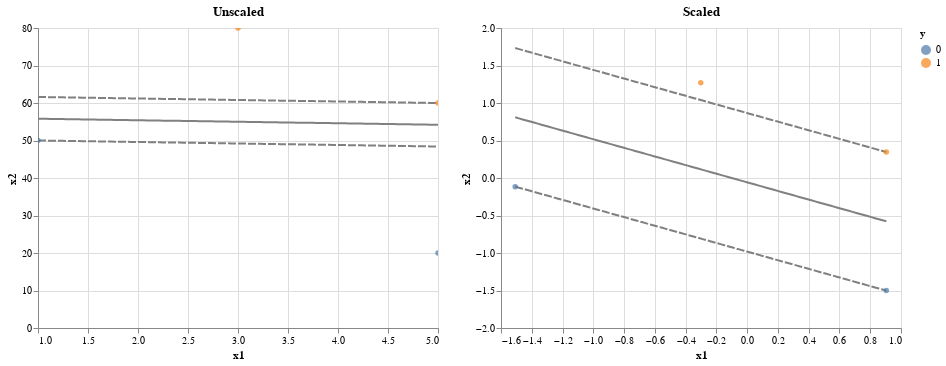

Notebook cell for this chart:
### Markdown cell above
# Effect of Feature Scales
SVM은 입력 데이터의 스케일에 민감하다. 스케일이 서로 다르다면, Margin을 최대화할 수 있는 초평면을 학습하기 어렵다. 스케일의 효과를 아래의 극단적인 경우로 확인해보자.

### Code cell
import altair as alt
import pandas as pd
import numpy as np
from sklearn.preprocessing import StandardScaler


X = pd.DataFrame({'x1': [1, 5, 3, 5], 'x2': [50, 20, 80, 60]})
y = pd.Series([0, 0, 1, 1], name='y')
model = SVC(kernel='linear', C=1e10).fit(X, y)

X_s = pd.DataFrame(StandardScaler().fit_transform(X), columns=['x1', 'x2'])
model_s = SVC(kernel='linear', C=1e10).fit(X_s, y)


p_unscale = plot_linear_hyperplane(X, y, model).properties(title='Unscaled').interactive()
p_scale = plot_linear_hyperplane(X_s, y, model_s).properties(title='Scaled').interactive()

p_unscale | p_scale

### Figure 1 — Vega-Lite specification as saved in the notebook (floating-point values rounded to 4 significant figures)
{"config": {"view": {"continuousWidth": 400, "continuousHeight": 300}}, "hconcat": [{"layer": [{"data": {"name": "data-c256f22305f5abb6be583d894c3fafc3"}, "mark": {"type": "line", "color": "grey"}, "encoding": {"x": {"field": "x1", "type": "quantitative"}, "y": {"field": "x2", "type": "quantitative"}}, "selection": {"selector012": {"type": "interval", "bind": "scales", "encodings": ["x", "y"]}}}, {"data": {"name": "data-7a3bf36eb62a50a003f7e80fceb08723"}, "mark": {"type": "line", "color": "grey", "strokeDash": [8, 2]}, "encoding": {"x": {"field": "x1", "type": "quantitative"}, "y": {"field": "x2", "type": "quantitative"}}}, {"data": {"name": "data-8d86b96a237c585d909b8b56420cbc6b"}, "mark": {"type": "line", "color": "grey", "strokeDash": [8, 2]}, "encoding": {"x": {"field": "x1", "type": "quantitative"}, "y": {"field": "x2", "type": "quantitative"}}}, {"data": {"name": "data-dad0645cbb20ad23de9f83353c6a2c57"}, "mark": {"type": "point", "filled": true}, "encoding": {"color": {"field": "y", "type": "nominal"}, "x": {"field": "x1", "type": "quantitative"}, "y": {"field": "x2", "type": "quantitative"}}}], "title": "Unscaled"}, {"layer": [{"data": {"name": "data-4b9340a860b3fa6c5708988016694a67"}, "mark": {"type": "line", "color": "grey"}, "encoding": {"x": {"field": "x1", "type": "quantitative"}, "y": {"field": "x2", "type": "quantitative"}}, "selection": {"selector013": {"type": "interval", "bind": "scales", "encodings": ["x", "y"]}}}, {"data": {"name": "data-eacbdb24d36d303f2a4d777a3894b88d"}, "mark": {"type": "line", "color": "grey", "strokeDash": [8, 2]}, "encoding": {"x": {"field": "x1", "type": "quantitative"}, "y": {"field": "x2", "type": "quantitative"}}}, {"data": {"name": "data-b353a06af80e804b21d147b79418db55"}, "mark": {"type": "line", "color": "grey", "strokeDash": [8, 2]}, "encoding": {"x": {"field": "x1", "type": "quantitative"}, "y": {"field": "x2", "type": "quantitative"}}}, {"data": {"name": "data-67a5bca77bff153ab94b6ec1e436222f"}, "mark": {"type": "point", "filled": true}, "encoding": {"color": {"field": "y", "type": "nominal"}, "x": {"field": "x1", "type": "quantitative"}, "y": {"field": "x2", "type": "quantitative"}}}], "title": "Scaled"}], "$schema": "https://vega.github.io/schema/vega-lite/v4.17.0.json", "datasets": {"data-c256f22305f5abb6be583d894c3fafc3": [{"x1": 1.0, "x2": 55.8}, {"x1": 1.04, "x2": 55.78}, {"x1": 1.081, "x2": 55.77}, {"x1": 1.121, "x2": 55.75}, {"x1": 1.162, "x2": 55.74}, {"x1": 1.202, "x2": 55.72}, {"x1": 1.242, "x2": 55.7}, {"x1": 1.283, "x2": 55.69}, {"x1": 1.323, "x2": 55.67}, {"x1": 1.364, "x2": 55.65}, {"x1": 1.404, "x2": 55.64}, {"x1": 1.444, "x2": 55.62}, {"x1": 1.485, "x2": 55.61}, {"x1": 1.525, "x2": 55.59}, {"x1": 1.566, "x2": 55.57}, {"x1": 1.606, "x2": 55.56}, {"x1": 1.646, "x2": 55.54}, {"x1": 1.687, "x2": 55.53}, {"x1": 1.727, "x2": 55.51}, {"x1": 1.768, "x2": 55.49}, {"x1": 1.808, "x2": 55.48}, {"x1": 1.848, "x2": 55.46}, {"x1": 1.889, "x2": 55.44}, {"x1": 1.929, "x2": 55.43}, {"x1": 1.97, "x2": 55.41}, {"x1": 2.01, "x2": 55.4}, {"x1": 2.051, "x2": 55.38}, {"x1": 2.091, "x2": 55.36}, {"x1": 2.131, "x2": 55.35}, {"x1": 2.172, "x2": 55.33}, {"x1": 2.212, "x2": 55.32}, {"x1": 2.253, "x2": 55.3}, {"x1": 2.293, "x2": 55.28}, {"x1": 2.333, "x2": 55.27}, {"x1": 2.374, "x2": 55.25}, {"x1": 2.414, "x2": 55.23}, {"x1": 2.455, "x2": 55.22}, {"x1": 2.495, "x2": 55.2}, {"x1": 2.535, "x2": 55.19}, {"x1": 2.576, "x2": 55.17}, {"x1": 2.616, "x2": 55.15}, {"x1": 2.657, "x2": 55.14}, {"x1": 2.697, "x2": 55.12}, {"x1": 2.737, "x2": 55.11}, {"x1": 2.778, "x2": 55.09}, {"x1": 2.818, "x2": 55.07}, {"x1": 2.859, "x2": 55.06}, {"x1": 2.899, "x2": 55.04}, {"x1": 2.939, "x2": 55.02}, {"x1": 2.98, "x2": 55.01}, {"x1": 3.02, "x2": 54.99}, {"x1": 3.061, "x2": 54.98}, {"x1": 3.101, "x2": 54.96}, {"x1": 3.141, "x2": 54.94}, {"x1": 3.182, "x2": 54.93}, {"x1": 3.222, "x2": 54.91}, {"x1": 3.263, "x2": 54.89}, {"x1": 3.303, "x2": 54.88}, {"x1": 3.343, "x2": 54.86}, {"x1": 3.384, "x2": 54.85}, {"x1": 3.424, "x2": 54.83}, {"x1": 3.465, "x2": 54.81}, {"x1": 3.505, "x2": 54.8}, {"x1": 3.545, "x2": 54.78}, {"x1": 3.586, "x2": 54.77}, {"x1": 3.626, "x2": 54.75}, {"x1": 3.667, "x2": 54.73}, {"x1": 3.707, "x2": 54.72}, {"x1": 3.747, "x2": 54.7}, {"x1": 3.788, "x2": 54.68}, {"x1": 3.828, "x2": 54.67}, {"x1": 3.869, "x2": 54.65}, {"x1": 3.909, "x2": 54.64}, {"x1": 3.949, "x2": 54.62}, {"x1": 3.99, "x2": 54.6}, {"x1": 4.03, "x2": 54.59}, {"x1": 4.071, "x2": 54.57}, {"x1": 4.111, "x2": 54.56}, {"x1": 4.152, "x2": 54.54}, {"x1": 4.192, "x2": 54.52}, {"x1": 4.232, "x2": 54.51}, {"x1": 4.273, "x2": 54.49}, {"x1": 4.313, "x2": 54.47}, {"x1": 4.354, "x2": 54.46}, {"x1": 4.394, "x2": 54.44}, {"x1": 4.434, "x2": 54.43}, {"x1": 4.475, "x2": 54.41}, {"x1": 4.515, "x2": 54.39}, {"x1": 4.556, "x2": 54.38}, {"x1": 4.596, "x2": 54.36}, {"x1": 4.636, "x2": 54.35}, {"x1": 4.677, "x2": 54.33}, {"x1": 4.717, "x2": 54.31}, {"x1": 4.758, "x2": 54.3}, {"x1": 4.798, "x2": 54.28}, {"x1": 4.838, "x2": 54.26}, {"x1": 4.879, "x2": 54.25}, {"x1": 4.919, "x2": 54.23}, {"x1": 4.96, "x2": 54.22}, {"x1": 5.0, "x2": 54.2}], "data-7a3bf36eb62a50a003f7e80fceb08723": [{"x1": 1.0, "x2": 50.0}, {"x1": 1.04, "x2": 49.98}, {"x1": 1.081, "x2": 49.97}, {"x1": 1.121, "x2": 49.95}, {"x1": 1.162, "x2": 49.94}, {"x1": 1.202, "x2": 49.92}, {"x1": 1.242, "x2": 49.9}, {"x1": 1.283, "x2": 49.89}, {"x1": 1.323, "x2": 49.87}, {"x1": 1.364, "x2": 49.85}, {"x1": 1.404, "x2": 49.84}, {"x1": 1.444, "x2": 49.82}, {"x1": 1.485, "x2": 49.81}, {"x1": 1.525, "x2": 49.79}, {"x1": 1.566, "x2": 49.77}, {"x1": 1.606, "x2": 49.76}, {"x1": 1.646, "x2": 49.74}, {"x1": 1.687, "x2": 49.73}, {"x1": 1.727, "x2": 49.71}, {"x1": 1.768, "x2": 49.69}, {"x1": 1.808, "x2": 49.68}, {"x1": 1.848, "x2": 49.66}, {"x1": 1.889, "x2": 49.64}, {"x1": 1.929, "x2": 49.63}, {"x1": 1.97, "x2": 49.61}, {"x1": 2.01, "x2": 49.6}, {"x1": 2.051, "x2": 49.58}, {"x1": 2.091, "x2": 49.56}, {"x1": 2.131, "x2": 49.55}, {"x1": 2.172, "x2": 49.53}, {"x1": 2.212, "x2": 49.52}, {"x1": 2.253, "x2": 49.5}, {"x1": 2.293, "x2": 49.48}, {"x1": 2.333, "x2": 49.47}, {"x1": 2.374, "x2": 49.45}, {"x1": 2.414, "x2": 49.43}, {"x1": 2.455, "x2": 49.42}, {"x1": 2.495, "x2": 49.4}, {"x1": 2.535, "x2": 49.39}, {"x1": 2.576, "x2": 49.37}, {"x1": 2.616, "x2": 49.35}, {"x1": 2.657, "x2": 49.34}, {"x1": 2.697, "x2": 49.32}, {"x1": 2.737, "x2": 49.31}, {"x1": 2.778, "x2": 49.29}, {"x1": 2.818, "x2": 49.27}, {"x1": 2.859, "x2": 49.26}, {"x1": 2.899, "x2": 49.24}, {"x1": 2.939, "x2": 49.22}, {"x1": 2.98, "x2": 49.21}, {"x1": 3.02, "x2": 49.19}, {"x1": 3.061, "x2": 49.18}, {"x1": 3.101, "x2": 49.16}, {"x1": 3.141, "x2": 49.14}, {"x1": 3.182, "x2": 49.13}, {"x1": 3.222, "x2": 49.11}, {"x1": 3.263, "x2": 49.09}, {"x1": 3.303, "x2": 49.08}, {"x1": 3.343, "x2": 49.06}, {"x1": 3.384, "x2": 49.05}, {"x1": 3.424, "x2": 49.03}, {"x1": 3.465, "x2": 49.01}, {"x1": 3.505, "x2": 49.0}, {"x1": 3.545, "x2": 48.98}, {"x1": 3.586, "x2": 48.97}, {"x1": 3.626, "x2": 48.95}, {"x1": 3.667, "x2": 48.93}, {"x1": 3.707, "x2": 48.92}, {"x1": 3.747, "x2": 48.9}, {"x1": 3.788, "x2": 48.88}, {"x1": 3.828, "x2": 48.87}, {"x1": 3.869, "x2": 48.85}, {"x1": 3.909, "x2": 48.84}, {"x1": 3.949, "x2": 48.82}, {"x1": 3.99, "x2": 48.8}, {"x1": 4.03, "x2": 48.79}, {"x1": 4.071, "x2": 48.77}, {"x1": 4.111, "x2": 48.76}, {"x1": 4.152, "x2": 48.74}, {"x1": 4.192, "x2": 48.72}, {"x1": 4.232, "x2": 48.71}, {"x1": 4.273, "x2": 48.69}, {"x1": 4.313, "x2": 48.67}, {"x1": 4.354, "x2": 48.66}, {"x1": 4.394, "x2": 48.64}, {"x1": 4.434, "x2": 48.63}, {"x1": 4.475, "x2": 48.61}, {"x1": 4.515, "x2": 48.59}, {"x1": 4.556, "x2": 48.58}, {"x1": 4.596, "x2": 48.56}, {"x1": 4.636, "x2": 48.55}, {"x1": 4.677, "x2": 48.53}, {"x1": 4.717, "x2": 48.51}, {"x1": 4.758, "x2": 48.5}, {"x1": 4.798, "x2": 48.48}, {"x1": 4.838, "x2": 48.46}, {"x1": 4.879, "x2": 48.45}, {"x1": 4.919, "x2": 48.43}, {"x1": 4.96, "x2": 48.42}, {"x1": 5.0, "x2": 48.4}], "data-8d86b96a237c585d909b8b56420cbc6b": [{"x1": 1.0, "x2": 61.6}, {"x1": 1.04, "x2": 61.58}, {"x1": 1.081, "x2": 61.57}, {"x1": 1.121, "x2": 61.55}, {"x1": 1.162, "x2": 61.54}, {"x1": 1.202, "x2": 61.52}, {"x1": 1.242, "x2": 61.5}, {"x1": 1.283, "x2": 61.49}, {"x1": 1.323, "x2": 61.47}, {"x1": 1.364, "x2": 61.45}, {"x1": 1.404, "x2": 61.44}, {"x1": 1.444, "x2": 61.42}, {"x1": 1.485, "x2": 61.41}, {"x1": 1.525, "x2": 61.39}, {"x1": 1.566, "x2": 61.37}, {"x1": 1.606, "x2": 61.36}, {"x1": 1.646, "x2": 61.34}, {"x1": 1.687, "x2": 61.33}, {"x1": 1.727, "x2": 61.31}, {"x1": 1.768, "x2": 61.29}, {"x1": 1.808, "x2": 61.28}, {"x1": 1.848, "x2": 61.26}, {"x1": 1.889, "x2": 61.24}, {"x1": 1.929, "x2": 61.23}, {"x1": 1.97, "x2": 61.21}, {"x1": 2.01, "x2": 61.2}, {"x1": 2.051, "x2": 61.18}, {"x1": 2.091, "x2": 61.16}, {"x1": 2.131, "x2": 61.15}, {"x1": 2.172, "x2": 61.13}, {"x1": 2.212, "x2": 61.12}, {"x1": 2.253, "x2": 61.1}, {"x1": 2.293, "x2": 61.08}, {"x1": 2.333, "x2": 61.07}, {"x1": 2.374, "x2": 61.05}, {"x1": 2.414, "x2": 61.03}, {"x1": 2.455, "x2": 61.02}, {"x1": 2.495, "x2": 61.0}, {"x1": 2.535, "x2": 60.99}, {"x1": 2.576, "x2": 60.97}, {"x1": 2.616, "x2": 60.95}, {"x1": 2.657, "x2": 60.94}, {"x1": 2.697, "x2": 60.92}, {"x1": 2.737, "x2": 60.91}, {"x1": 2.778, "x2": 60.89}, {"x1": 2.818, "x2": 60.87}, {"x1": 2.859, "x2": 60.86}, {"x1": 2.899, "x2": 60.84}, {"x1": 2.939, "x2": 60.82}, {"x1": 2.98, "x2": 60.81}, {"x1": 3.02, "x2": 60.79}, {"x1": 3.061, "x2": 60.78}, {"x1": 3.101, "x2": 60.76}, {"x1": 3.141, "x2": 60.74}, {"x1": 3.182, "x2": 60.73}, {"x1": 3.222, "x2": 60.71}, {"x1": 3.263, "x2": 60.69}, {"x1": 3.303, "x2": 60.68}, {"x1": 3.343, "x2": 60.66}, {"x1": 3.384, "x2": 60.65}, {"x1": 3.424, "x2": 60.63}, {"x1": 3.465, "x2": 60.61}, {"x1": 3.505, "x2": 60.6}, {"x1": 3.545, "x2": 60.58}, {"x1": 3.586, "x2": 60.57}, {"x1": 3.626, "x2": 60.55}, {"x1": 3.667, "x2": 60.53}, {"x1": 3.707, "x2": 60.52}, {"x1": 3.747, "x2": 60.5}, {"x1": 3.788, "x2": 60.48}, {"x1": 3.828, "x2": 60.47}, {"x1": 3.869, "x2": 60.45}, {"x1": 3.909, "x2": 60.44}, {"x1": 3.949, "x2": 60.42}, {"x1": 3.99, "x2": 60.4}, {"x1": 4.03, "x2": 60.39}, {"x1": 4.071, "x2": 60.37}, {"x1": 4.111, "x2": 60.36}, {"x1": 4.152, "x2": 60.34}, {"x1": 4.192, "x2": 60.32}, {"x1": 4.232, "x2": 60.31}, {"x1": 4.273, "x2": 60.29}, {"x1": 4.313, "x2": 60.27}, {"x1": 4.354, "x2": 60.26}, {"x1": 4.394, "x2": 60.24}, {"x1": 4.434, "x2": 60.23}, {"x1": 4.475, "x2": 60.21}, {"x1": 4.515, "x2": 60.19}, {"x1": 4.556, "x2": 60.18}, {"x1": 4.596, "x2": 60.16}, {"x1": 4.636, "x2": 60.15}, {"x1": 4.677, "x2": 60.13}, {"x1": 4.717, "x2": 60.11}, {"x1": 4.758, "x2": 60.1}, {"x1": 4.798, "x2": 60.08}, {"x1": 4.838, "x2": 60.06}, {"x1": 4.879, "x2": 60.05}, {"x1": 4.919, "x2": 60.03}, {"x1": 4.96, "x2": 60.02}, {"x1": 5.0, "x2": 60.0}], "data-dad0645cbb20ad23de9f83353c6a2c57": [{"x1": 1, "x2": 50, "y": 0}, {"x1": 5, "x2": 20, "y": 0}, {"x1": 3, "x2": 80, "y": 1}, {"x1": 5, "x2": 60, "y": 1}], "data-4b9340a860b3fa6c5708988016694a67": [{"x1": -1.508, "x2": 0.8089}, {"x1": -1.483, "x2": 0.7949}, {"x1": -1.459, "x2": 0.7809}, {"x1": -1.434, "x2": 0.7669}, {"x1": -1.41, "x2": 0.7528}, {"x1": -1.386, "x2": 0.7388}, {"x1": -1.361, "x2": 0.7248}, {"x1": -1.337, "x2": 0.7108}, {"x1": -1.313, "x2": 0.6968}, {"x1": -1.288, "x2": 0.6828}, {"x1": -1.264, "x2": 0.6688}, {"x1": -1.24, "x2": 0.6548}, {"x1": -1.215, "x2": 0.6408}, {"x1": -1.191, "x2": 0.6268}, {"x1": -1.166, "x2": 0.6128}, {"x1": -1.142, "x2": 0.5988}, {"x1": -1.118, "x2": 0.5848}, {"x1": -1.093, "x2": 0.5708}, {"x1": -1.069, "x2": 0.5568}, {"x1": -1.045, "x2": 0.5428}, {"x1": -1.02, "x2": 0.5288}, {"x1": -0.9959, "x2": 0.5148}, {"x1": -0.9715, "x2": 0.5008}, {"x1": -0.9472, "x2": 0.4867}, {"x1": -0.9228, "x2": 0.4727}, {"x1": -0.8984, "x2": 0.4587}, {"x1": -0.8741, "x2": 0.4447}, {"x1": -0.8497, "x2": 0.4307}, {"x1": -0.8253, "x2": 0.4167}, {"x1": -0.801, "x2": 0.4027}, {"x1": -0.7766, "x2": 0.3887}, {"x1": -0.7523, "x2": 0.3747}, {"x1": -0.7279, "x2": 0.3607}, {"x1": -0.7035, "x2": 0.3467}, {"x1": -0.6792, "x2": 0.3327}, {"x1": -0.6548, "x2": 0.3187}, {"x1": -0.6304, "x2": 0.3047}, {"x1": -0.6061, "x2": 0.2907}, {"x1": -0.5817, "x2": 0.2767}, {"x1": -0.5573, "x2": 0.2627}, {"x1": -0.533, "x2": 0.2487}, {"x1": -0.5086, "x2": 0.2347}, {"x1": -0.4842, "x2": 0.2207}, {"x1": -0.4599, "x2": 0.2066}, {"x1": -0.4355, "x2": 0.1926}, {"x1": -0.4112, "x2": 0.1786}, {"x1": -0.3868, "x2": 0.1646}, {"x1": -0.3624, "x2": 0.1506}, {"x1": -0.3381, "x2": 0.1366}, {"x1": -0.3137, "x2": 0.1226}, {"x1": -0.2893, "x2": 0.1086}, {"x1": -0.265, "x2": 0.09461}, {"x1": -0.2406, "x2": 0.0806}, {"x1": -0.2162, "x2": 0.0666}, {"x1": -0.1919, "x2": 0.05259}, {"x1": -0.1675, "x2": 0.03859}, {"x1": -0.1431, "x2": 0.02458}, {"x1": -0.1188, "x2": 0.01058}, {"x1": -0.09441, "x2": -0.003429}, {"x1": -0.07005, "x2": -0.01743}, {"x1": -0.04568, "x2": -0.03144}, {"x1": -0.02132, "x2": -0.04544}, {"x1": 0.003046, "x2": -0.05945}, {"x1": 0.02741, "x2": -0.07345}, {"x1": 0.05177, "x2": -0.08746}, {"x1": 0.07614, "x2": -0.1015}, {"x1": 0.1005, "x2": -0.1155}, {"x1": 0.1249, "x2": -0.1295}, {"x1": 0.1492, "x2": -0.1435}, {"x1": 0.1736, "x2": -0.1575}, {"x1": 0.198, "x2": -0.1715}, {"x1": 0.2223, "x2": -0.1855}, {"x1": 0.2467, "x2": -0.1995}, {"x1": 0.2711, "x2": -0.2135}, {"x1": 0.2954, "x2": -0.2275}, {"x1": 0.3198, "x2": -0.2415}, {"x1": 0.3441, "x2": -0.2555}, {"x1": 0.3685, "x2": -0.2695}, {"x1": 0.3929, "x2": -0.2835}, {"x1": 0.4172, "x2": -0.2975}, {"x1": 0.4416, "x2": -0.3115}, {"x1": 0.466, "x2": -0.3255}, {"x1": 0.4903, "x2": -0.3396}, {"x1": 0.5147, "x2": -0.3536}, {"x1": 0.5391, "x2": -0.3676}, {"x1": 0.5634, "x2": -0.3816}, {"x1": 0.5878, "x2": -0.3956}, {"x1": 0.6122, "x2": -0.4096}, {"x1": 0.6365, "x2": -0.4236}, {"x1": 0.6609, "x2": -0.4376}, {"x1": 0.6853, "x2": -0.4516}, {"x1": 0.7096, "x2": -0.4656}, {"x1": 0.734, "x2": -0.4796}, {"x1": 0.7583, "x2": -0.4936}, {"x1": 0.7827, "x2": -0.5076}, {"x1": 0.8071, "x2": -0.5216}, {"x1": 0.8314, "x2": -0.5356}, {"x1": 0.8558, "x2": -0.5496}, {"x1": 0.8802, "x2": -0.5636}, {"x1": 0.9045, "x2": -0.5776}], "data-eacbdb24d36d303f2a4d777a3894b88d": [{"x1": -1.508, "x2": -0.1149}, {"x1": -1.483, "x2": -0.1289}, {"x1": -1.459, "x2": -0.1429}, {"x1": -1.434, "x2": -0.1569}, {"x1": -1.41, "x2": -0.1709}, {"x1": -1.386, "x2": -0.1849}, {"x1": -1.361, "x2": -0.1989}, {"x1": -1.337, "x2": -0.2129}, {"x1": -1.313, "x2": -0.2269}, {"x1": -1.288, "x2": -0.2409}, {"x1": -1.264, "x2": -0.2549}, {"x1": -1.24, "x2": -0.269}, {"x1": -1.215, "x2": -0.283}, {"x1": -1.191, "x2": -0.297}, {"x1": -1.166, "x2": -0.311}, {"x1": -1.142, "x2": -0.325}, {"x1": -1.118, "x2": -0.339}, {"x1": -1.093, "x2": -0.353}, {"x1": -1.069, "x2": -0.367}, {"x1": -1.045, "x2": -0.381}, {"x1": -1.02, "x2": -0.395}, {"x1": -0.9959, "x2": -0.409}, {"x1": -0.9715, "x2": -0.423}, {"x1": -0.9472, "x2": -0.437}, {"x1": -0.9228, "x2": -0.451}, {"x1": -0.8984, "x2": -0.465}, {"x1": -0.8741, "x2": -0.479}, {"x1": -0.8497, "x2": -0.493}, {"x1": -0.8253, "x2": -0.507}, {"x1": -0.801, "x2": -0.521}, {"x1": -0.7766, "x2": -0.535}, {"x1": -0.7523, "x2": -0.5491}, {"x1": -0.7279, "x2": -0.5631}, {"x1": -0.7035, "x2": -0.5771}, {"x1": -0.6792, "x2": -0.5911}, {"x1": -0.6548, "x2": -0.6051}, {"x1": -0.6304, "x2": -0.6191}, {"x1": -0.6061, "x2": -0.6331}, {"x1": -0.5817, "x2": -0.6471}, {"x1": -0.5573, "x2": -0.6611}, {"x1": -0.533, "x2": -0.6751}, {"x1": -0.5086, "x2": -0.6891}, {"x1": -0.4842, "x2": -0.7031}, {"x1": -0.4599, "x2": -0.7171}, {"x1": -0.4355, "x2": -0.7311}, {"x1": -0.4112, "x2": -0.7451}, {"x1": -0.3868, "x2": -0.7591}, {"x1": -0.3624, "x2": -0.7731}, {"x1": -0.3381, "x2": -0.7871}, {"x1": -0.3137, "x2": -0.8011}, {"x1": -0.2893, "x2": -0.8151}, {"x1": -0.265, "x2": -0.8292}, {"x1": -0.2406, "x2": -0.8432}, {"x1": -0.2162, "x2": -0.8572}, {"x1": -0.1919, "x2": -0.8712}, {"x1": -0.1675, "x2": -0.8852}, {"x1": -0.1431, "x2": -0.8992}, {"x1": -0.1188, "x2": -0.9132}, {"x1": -0.09441, "x2": -0.9272}, {"x1": -0.07005, "x2": -0.9412}, {"x1": -0.04568, "x2": -0.9552}, {"x1": -0.02132, "x2": -0.9692}, {"x1": 0.003046, "x2": -0.9832}, {"x1": 0.02741, "x2": -0.9972}, {"x1": 0.05177, "x2": -1.011}, {"x1": 0.07614, "x2": -1.025}, {"x1": 0.1005, "x2": -1.039}, {"x1": 0.1249, "x2": -1.053}, {"x1": 0.1492, "x2": -1.067}, {"x1": 0.1736, "x2": -1.081}, {"x1": 0.198, "x2": -1.095}, {"x1": 0.2223, "x2": -1.109}, {"x1": 0.2467, "x2": -1.123}, {"x1": 0.2711, "x2": -1.137}, {"x1": 0.2954, "x2": -1.151}, {"x1": 0.3198, "x2": -1.165}, {"x1": 0.3441, "x2": -1.179}, {"x1": 0.3685, "x2": -1.193}, {"x1": 0.3929, "x2": -1.207}, {"x1": 0.4172, "x2": -1.221}, {"x1": 0.4416, "x2": -1.235}, {"x1": 0.466, "x2": -1.249}, {"x1": 0.4903, "x2": -1.263}, {"x1": 0.5147, "x2": -1.277}, {"x1": 0.5391, "x2": -1.291}, {"x1": 0.5634, "x2": -1.305}, {"x1": 0.5878, "x2": -1.319}, {"x1": 0.6122, "x2": -1.333}, {"x1": 0.6365, "x2": -1.347}, {"x1": 0.6609, "x2": -1.361}, {"x1": 0.6853, "x2": -1.375}, {"x1": 0.7096, "x2": -1.389}, {"x1": 0.734, "x2": -1.403}, {"x1": 0.7583, "x2": -1.417}, {"x1": 0.7827, "x2": -1.431}, {"x1": 0.8071, "x2": -1.445}, {"x1": 0.8314, "x2": -1.459}, {"x1": 0.8558, "x2": -1.473}, {"x1": 0.8802, "x2": -1.487}, {"x1": 0.9045, "x2": -1.501}], "data-b353a06af80e804b21d147b79418db55": [{"x1": -1.508, "x2": 1.733}, {"x1": -1.483, "x2": 1.719}, {"x1": -1.459, "x2": 1.705}, {"x1": -1.434, "x2": 1.691}, {"x1": -1.41, "x2": 1.677}, {"x1": -1.386, "x2": 1.663}, {"x1": -1.361, "x2": 1.649}, {"x1": -1.337, "x2": 1.635}, {"x1": -1.313, "x2": 1.621}, {"x1": -1.288, "x2": 1.607}, {"x1": -1.264, "x2": 1.593}, {"x1": -1.24, "x2": 1.579}, {"x1": -1.215, "x2": 1.565}, {"x1": -1.191, "x2": 1.551}, {"x1": -1.166, "x2": 1.537}, {"x1": -1.142, "x2": 1.523}, {"x1": -1.118, "x2": 1.509}, {"x1": -1.093, "x2": 1.495}, {"x1": -1.069, "x2": 1.481}, {"x1": -1.045, "x2": 1.467}, {"x1": -1.02, "x2": 1.453}, {"x1": -0.9959, "x2": 1.439}, {"x1": -0.9715, "x2": 1.425}, {"x1": -0.9472, "x2": 1.411}, {"x1": -0.9228, "x2": 1.397}, {"x1": -0.8984, "x2": 1.382}, {"x1": -0.8741, "x2": 1.368}, {"x1": -0.8497, "x2": 1.354}, {"x1": -0.8253, "x2": 1.34}, {"x1": -0.801, "x2": 1.326}, {"x1": -0.7766, "x2": 1.312}, {"x1": -0.7523, "x2": 1.298}, {"x1": -0.7279, "x2": 1.284}, {"x1": -0.7035, "x2": 1.27}, {"x1": -0.6792, "x2": 1.256}, {"x1": -0.6548, "x2": 1.242}, {"x1": -0.6304, "x2": 1.228}, {"x1": -0.6061, "x2": 1.214}, {"x1": -0.5817, "x2": 1.2}, {"x1": -0.5573, "x2": 1.186}, {"x1": -0.533, "x2": 1.172}, {"x1": -0.5086, "x2": 1.158}, {"x1": -0.4842, "x2": 1.144}, {"x1": -0.4599, "x2": 1.13}, {"x1": -0.4355, "x2": 1.116}, {"x1": -0.4112, "x2": 1.102}, {"x1": -0.3868, "x2": 1.088}, {"x1": -0.3624, "x2": 1.074}, {"x1": -0.3381, "x2": 1.06}, {"x1": -0.3137, "x2": 1.046}, {"x1": -0.2893, "x2": 1.032}, {"x1": -0.265, "x2": 1.018}, {"x1": -0.2406, "x2": 1.004}, {"x1": -0.2162, "x2": 0.9904}, {"x1": -0.1919, "x2": 0.9764}, {"x1": -0.1675, "x2": 0.9623}, {"x1": -0.1431, "x2": 0.9483}, {"x1": -0.1188, "x2": 0.9343}, {"x1": -0.09441, "x2": 0.9203}, {"x1": -0.07005, "x2": 0.9063}, {"x1": -0.04568, "x2": 0.8923}, {"x1": -0.02132, "x2": 0.8783}, {"x1": 0.003046, "x2": 0.8643}, {"x1": 0.02741, "x2": 0.8503}, {"x1": 0.05177, "x2": 0.8363}, {"x1": 0.07614, "x2": 0.8223}, {"x1": 0.1005, "x2": 0.8083}, {"x1": 0.1249, "x2": 0.7943}, {"x1": 0.1492, "x2": 0.7803}, {"x1": 0.1736, "x2": 0.7663}, {"x1": 0.198, "x2": 0.7523}, {"x1": 0.2223, "x2": 0.7383}, {"x1": 0.2467, "x2": 0.7243}, {"x1": 0.2711, "x2": 0.7103}, {"x1": 0.2954, "x2": 0.6962}, {"x1": 0.3198, "x2": 0.6822}, {"x1": 0.3441, "x2": 0.6682}, {"x1": 0.3685, "x2": 0.6542}, {"x1": 0.3929, "x2": 0.6402}, {"x1": 0.4172, "x2": 0.6262}, {"x1": 0.4416, "x2": 0.6122}, {"x1": 0.466, "x2": 0.5982}, {"x1": 0.4903, "x2": 0.5842}, {"x1": 0.5147, "x2": 0.5702}, {"x1": 0.5391, "x2": 0.5562}, {"x1": 0.5634, "x2": 0.5422}, {"x1": 0.5878, "x2": 0.5282}, {"x1": 0.6122, "x2": 0.5142}, {"x1": 0.6365, "x2": 0.5002}, {"x1": 0.6609, "x2": 0.4862}, {"x1": 0.6853, "x2": 0.4722}, {"x1": 0.7096, "x2": 0.4582}, {"x1": 0.734, "x2": 0.4442}, {"x1": 0.7583, "x2": 0.4302}, {"x1": 0.7827, "x2": 0.4161}, {"x1": 0.8071, "x2": 0.4021}, {"x1": 0.8314, "x2": 0.3881}, {"x1": 0.8558, "x2": 0.3741}, {"x1": 0.8802, "x2": 0.3601}, {"x1": 0.9045, "x2": 0.3461}], "data-67a5bca77bff153ab94b6ec1e436222f": [{"x1": -1.508, "x2": -0.1155, "y": 0}, {"x1": 0.9045, "x2": -1.501, "y": 0}, {"x1": -0.3015, "x2": 1.27, "y": 1}, {"x1": 0.9045, "x2": 0.3464, "y": 1}]}}
